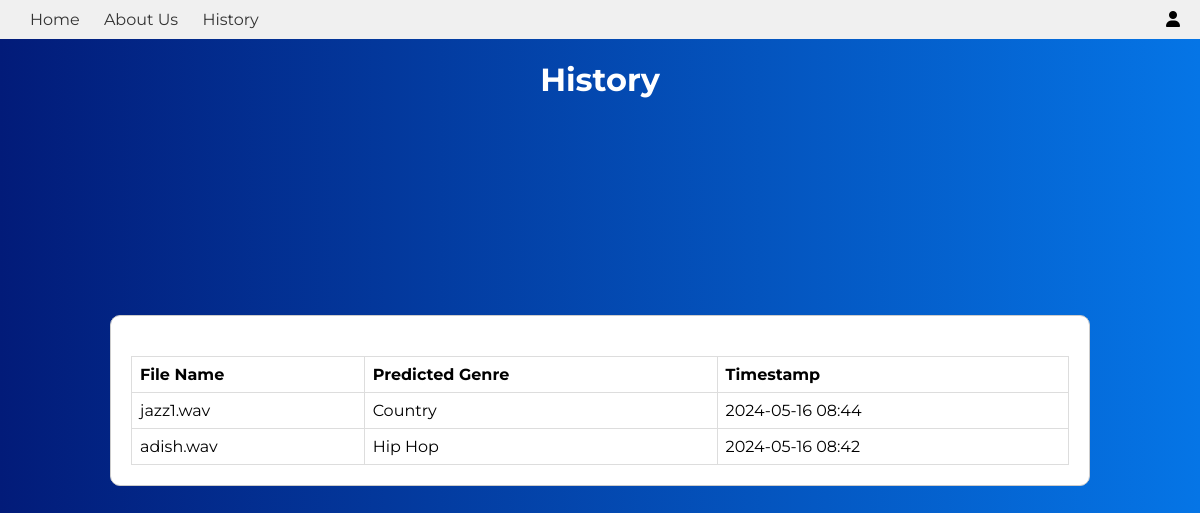
The app's page /history (signed in) with its own data.
### app/app.py (models this page shows, shortened)
class SearchHistory(db.Model):
    id = db.Column(db.Integer, primary_key=True)
    user_id = db.Column(db.Integer, db.ForeignKey('user.id'), nullable=False)
    search_term = db.Column(db.String(100), nullable=False)
    predicted_genre = db.Column(db.String(50), nullable=False)
    timestamp = db.Column(db.DateTime, default=datetime.utcnow)
    user = db.relationship('User', backref=db.backref('search_history', lazy=True))

### app/app.py (the view)
@app.route('/history')
@login_required
def history():
    history_objects = SearchHistory.query.filter_by(user_id=current_user.id).order_by(SearchHistory.timestamp.desc()).all()
    history = [(item.search_term, item.predicted_genre, item.timestamp) for item in history_objects]
    return render_template('history.html', history=history)

### app/app.py (called while the page is built)
@login_manager.user_loader
def load_user(user_id):
    return User.query.get(int(user_id))

### app/templates/history.html (shortened to what this page needs)
<!DOCTYPE html>
<html lang="en">
<head>
  <link rel="stylesheet" href="https://cdnjs.cloudflare.com/ajax/libs/font-awesome/6.4.2/css/all.min.css">
   <link rel="stylesheet" href="{{ url_for('static', filename='style.css') }}">
</head>
<body>
    <nav>
    <ul class="nav-links">
        <li><a href="/main">Home</a></li>
        <li><a href="/about_us">About Us</a></li>
        <li><a href="/history">History</a></li>
      </ul>
      <div class="account-text">
        <i class="fa-solid fa-user"></i>
      </div>
        </nav>
    <div class="history-header">
        <h1>History</h1>
    </div>
    <div class="history-container">
        <table class="history-table">
            <thead>
                <tr>
                    <th>File Name</th>
                    <th>Predicted Genre</th>
                    <th>Timestamp</th>
                </tr>
            </thead>
            <tbody>
                {% if history %}
                    {% for search, genre, timestamp in history %}
                        <tr>
                            <td>{{ search }}</td>
                            <td>{{ genre }}</td>
                            <td>{{ timestamp.strftime('%Y-%m-%d %H:%M') }}</td>
                        </tr>
                    {% endfor %}
                {% else %}
                    <tr>
                        <td colspan="3" style="text-align: center;">No search history yet.</td>
                    </tr>
                {% endif %}
            </tbody>
        </table>
    </div>
</body>
</html>

### app/static/style.css (style rules this page uses)
* { margin: 0; padding: 0; box-sizing: border-box; font-family: 'Montserrat', sans-serif; }
body { background: #0575E6; background: -webkit-linear-gradient(to right,#021B79, #0575E6); background: linear-gradient(to right, #021B79, #0575E6); display: flex; align-items: center; justify-content: center; flex-direction: column; height: 100vh; }
nav { position: fixed; top: 0; left: 0; width: 100%; display: flex; justify-content: space-between; align-items: center; background-color: #f0f0f0; padding: 10px 20px; }
.nav-links, .account-link { display: inline-block; }
.nav-links { list-style: none; margin: 0; padding: 0; }
.nav-links li { display: inline-block; margin: 0 px; }
.nav-links a, .account-link { text-decoration: none; color: #333; padding: 5px 10px; border-radius: 5px; transition: background-color 0.3s ease, color 0.3s ease; }
.history-header { position: absolute; top: 60px; color: white; justify-content: center; }
.history-container { width: calc(80% + 20px); margin: 50px auto; background-color: #fff; border: 1px solid #ccc; border-radius: 10px; padding: 20px; overflow-y: auto; max-height: 400px; }
.history-table { width: 100%; border-collapse: collapse; margin-top: 20px; }
.history-table th, .history-table td { border: 1px solid #ddd; padding: 8px; text-align: left; }

### records on screen
SearchHistory: search_term "jazz1.wav", predicted_genre "Country", strftime "2024-05-16 08:44"
SearchHistory: search_term "adish.wav", predicted_genre "Hip Hop", strftime "2024-05-16 08:42"
